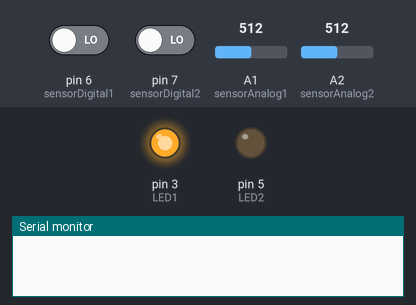
Simulated run of this sketch. Board: Arduino Uno, built with avr-gcc and run on an emulated ATmega328P. Shown: output pins drawn as LEDs (lit = HIGH), the last lines printed to the serial monitor. The inputs (shaded band) are chosen by the test bench; at power-on: A1 (sensorAnalog1) = 512, pin 6 (sensorDigital1) LOW, pin 7 (sensorDigital2) LOW, A2 (sensorAnalog2) = 512.

Above: at 0.1 s.
At 1.9 s:
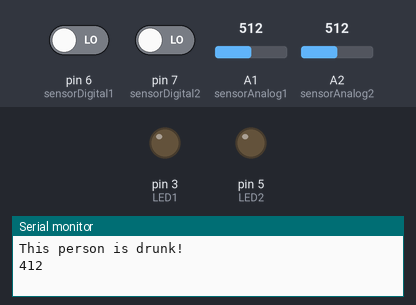
2.0 s: A1 (sensorAnalog1) set to 390
At 2.7 s:
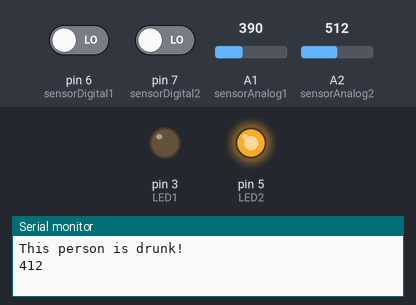
Timing chart, 0 to 5.0 s (numbered marks = the images above; inputs shaded):
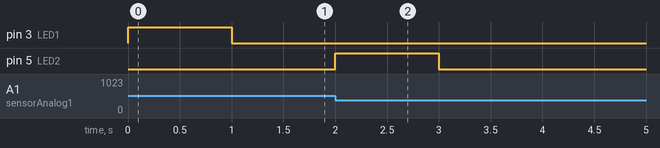

The sketch:

Alcohol_test.ino
```cpp
#define sensorDigital1 6
#define sensorDigital2 7
#define LED1 3
#define LED2 5
#define buzzer 4
#define sensorAnalog1 A1
#define sensorAnalog2 A2
int old_sum = 150;

void setup() {
  pinMode(sensorDigital1, INPUT);
  pinMode(sensorDigital2, INPUT);
  pinMode(LED1, OUTPUT);
  pinMode(LED2, OUTPUT);
  Serial.begin(9600);
}
void loop() {
  bool digital1 = digitalRead(sensorDigital1);
  int analog1 = analogRead(sensorAnalog1);
  bool digital2 = digitalRead(sensorDigital2);
  int analog2 = analogRead(sensorAnalog2);
  analog2 = analog2 - 200;
  int sum = 0;

//  Serial.print("Analog value : ");
//  Serial.print(analog1);
//  Serial.print(" ");
//  Serial.print(analog2);
//  Serial.print(" ");
//  Serial.print("t");
//  Serial.print("Digital value :");
//  Serial.println(digital1);
//  Serial.println(digital2);
  if(analog1>=100 && analog2>=100) {
    sum = analog1 + analog2;
    sum = sum/2;
  } else if(analog1>=100 && analog2<100) {
    sum = analog1;
  } else if(analog2>=100 && analog1<100) {
    sum = analog2;
  }


  if(sum<100) {
    if(old_sum<100) {
        old_sum = sum;
      } else {
          Serial.println("Oodha sona urira");
          Serial.println(sum);
     digitalWrite(LED1,HIGH);
     delay(1000);
     digitalWrite(LED1,LOW);
     delay(100);

     old_sum = sum;
      }
  }

    if(sum>=100 && sum<200)
  {
      //analogWrite(9,255);
      if(old_sum>=100 && old_sum<200) {
        old_sum = sum;
      } else {
          Serial.println("You are sober.");
          Serial.println(sum);
     digitalWrite(LED1,HIGH);
     delay(1000);
     digitalWrite(LED1,LOW);
     delay(100);
     old_sum = sum;
      }
  }
  if (sum>=200 && sum< 400)
  {
    if(old_sum>=200 && old_sum<400) {
        old_sum = sum;
      } else {
          digitalWrite(LED2,HIGH);
      delay(1000);
      digitalWrite(LED2,LOW);
      delay(100);
      Serial.println("You are sober");
      Serial.println(sum);
      old_sum = sum;
      }

  }
  if(sum>400)
  {
    if(old_sum>400) {
        old_sum = sum;
      } else {
         digitalWrite(LED1,HIGH);
     delay(1000);
     digitalWrite(LED1,LOW);
     delay(100);
     Serial.println("This person is drunk!");
     Serial.println(sum);
     old_sum = sum;
      }

  }
 }
```

Measured:
- after the input at 2.0 s, pin 5 (LED2): LOW → HIGH at once, → LOW 1.0 s later
